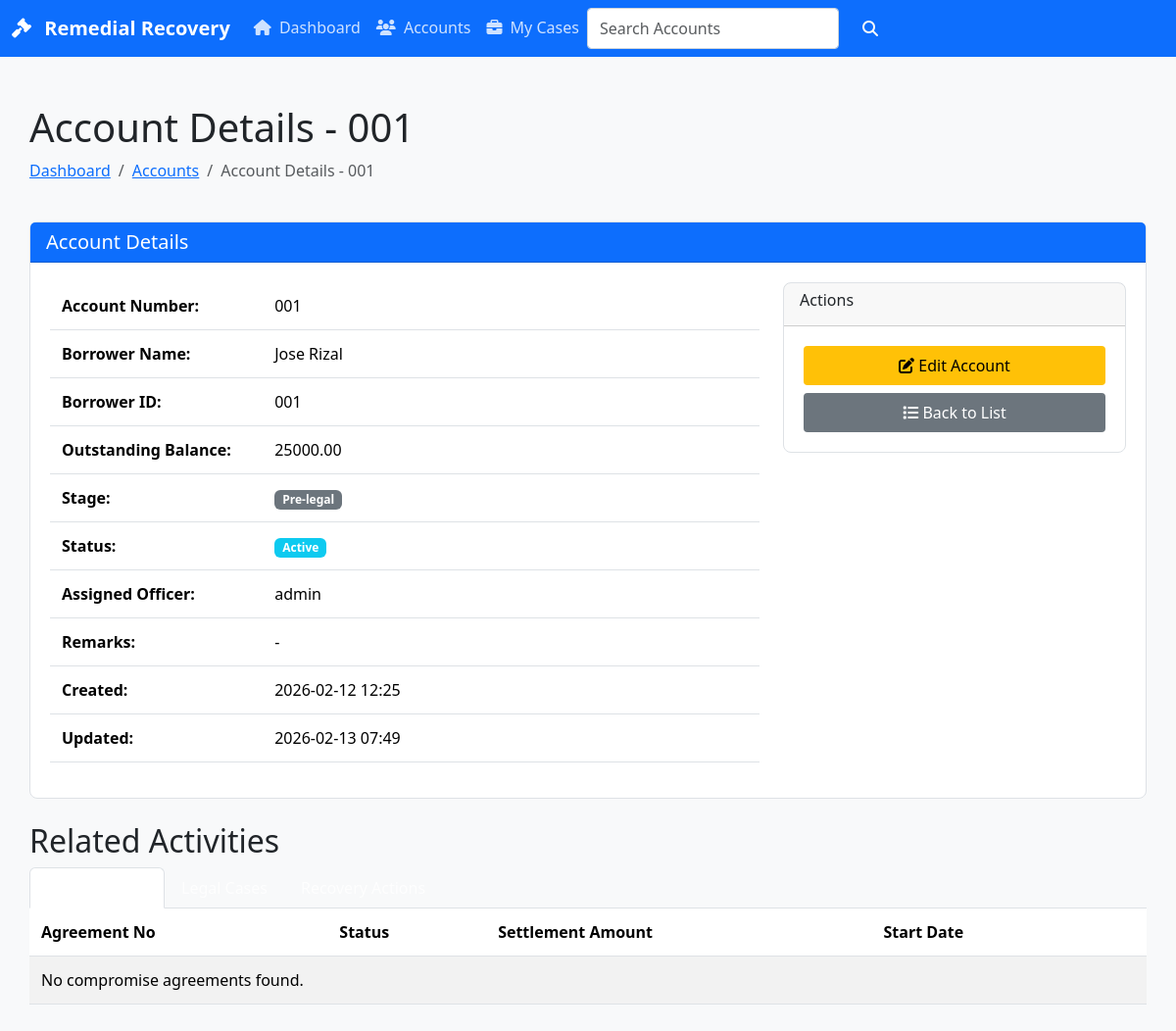
The page /remedial/accounts/a7403330-642c-4b9f-b8b4-d79a9cedd6c4/ on the database its author committed.
### apps/remedial/models.py (models this page shows, shortened)
class RemedialAccount(TenantAwareModel, TimeStampedModel):
    id = models.UUIDField(primary_key=True, default=uuid.uuid4, editable=False)
    loan_account_no = models.CharField(max_length=64, unique=True)
    borrower_name = models.CharField(max_length=255)
    borrower_id_ref = models.CharField(max_length=64, blank=True)
    outstanding_balance_ref = models.DecimalField(max_digits=14, decimal_places=2, null=True, blank=True)
    stage = models.CharField(max_length=20, choices=RemedialStage.choices, default=RemedialStage.PRE_LEGAL)
    status = models.CharField(max_length=20, choices=RemedialStatus.choices, default=RemedialStatus.ACTIVE)
    assigned_officer = models.ForeignKey(
        settings.AUTH_USER_MODEL,
        on_delete=models.PROTECT,
        null=True,
        blank=True,
        related_name="assigned_remedial_accounts",
    )
    closed_at = models.DateTimeField(null=True, blank=True)
    remarks = models.TextField(blank=True)
    metadata = models.JSONField(default=dict, blank=True)
    class Meta:
        indexes = [
            models.Index(fields=["stage", "status"]),
            models.Index(fields=["assigned_officer", "stage"]),
        ]

### apps/remedial/views.py (the view)
# urls.py: path("accounts/<uuid:pk>/", views.AccountDetailView.as_view(), name="account-detail"),
class AccountDetailView(DetailView):
    model = models.RemedialAccount
    template_name = 'remedial/account_detail.html'
    context_object_name = 'account'
    def get_queryset(self):
        return models.RemedialAccount.objects.filter(tenant=self.request.tenant).prefetch_related(
            'compromise_agreements',
            'legal_cases',
            'recovery_actions'
        )
    def get_context_data(self, **kwargs):
        context = super().get_context_data(**kwargs)
        account = self.get_object()
        context['compromises'] = account.compromise_agreements.all()
        context['legal_cases'] = account.legal_cases.all()
        context['recovery_actions'] = account.recovery_actions.all()
        context['title'] = f'Account Details - {self.object.loan_account_no}'
        context['active_page'] = 'accounts'
        return context

### templates/remedial/account_detail.html (shortened to what this page needs)
{% extends "base.html" %}
{% block content %}
<div class="container py-4">
    <div class="row mb-4">
        <div class="col">
            <h1>{{ title }}</h1>
            <nav aria-label="breadcrumb">
                <ol class="breadcrumb">
                    <li class="breadcrumb-item"><a href="{% url 'remedial:dashboard' %}">Dashboard</a></li>
                    <li class="breadcrumb-item"><a href="{% url 'remedial:remedialaccount-list' %}">Accounts</a></li>
                    <li class="breadcrumb-item active" aria-current="page">{{ title }}</li>
                </ol>
            </nav>
        </div>
    </div>
    <div class="card">
        <div class="card-header bg-primary text-white">
            <h5 class="mb-0">Account Details</h5>
        </div>
        <div class="card-body">
            <div class="row">
                <div class="col-md-8">
                    <table class="table table-borderless">
                        <tr>
                            <th style="width: 30%;">Account Number:</th>
                            <td>{{ account.loan_account_no }}</td>
                        </tr>
                        <tr>
                            <th>Borrower Name:</th>
                            <td>{{ account.borrower_name }}</td>
                        </tr>
                        <tr>
                            <th>Borrower ID:</th>
                            <td>{{ account.borrower_id_ref }}</td>
                        </tr>
                        <tr>
                            <th>Outstanding Balance:</th>
                            <td>{{ account.outstanding_balance_ref }}</td>
                        </tr>
                        <tr>
                            <th>Stage:</th>
                            <td>
                                <span class="badge bg-secondary">{{ account.get_stage_display }}</span>
                            </td>
                        </tr>
                        <tr>
                            <th>Status:</th>
                            <td>
                                <span class="badge bg-info">{{ account.get_status_display }}</span>
                            </td>
                        </tr>
                        <tr>
                            <th>Assigned Officer:</th>
                            <td>{{ account.assigned_officer }}</td>
                        </tr>
                        <tr>
                            <th>Remarks:</th>
                            <td>{{ account.remarks|default:"-" }}</td>
                        </tr>
                        <tr>
                            <th>Created:</th>
                            <td>{{ account.created_at|date:"Y-m-d H:i" }}</td>
                        </tr>
                        <tr>
                            <th>Updated:</th>
                            <td>{{ account.updated_at|date:"Y-m-d H:i" }}</td>
                        </tr>
                    </table>
                </div>
                <div class="col-md-4">
                    <div class="card">
                        <div class="card-header">
                            <h6>Actions</h6>
                        </div>
                        <div class="card-body">
                            <div class="d-grid gap-2">
                                <a href="{% url 'remedial:account-update' account.pk %}" class="btn btn-warning">
                                    <i class="fas fa-edit"></i> Edit Account
                                </a>
                                <a href="{% url 'remedial:remedialaccount-list' %}" class="btn btn-secondary">
                                    <i class="fas fa-list"></i> Back to List
                                </a>
                            </div>
                        </div>
                    </div>
                </div>
            </div>
        </div>
    </div>
    <div class="mt-4">
        <h2>Related Activities</h2>
        <ul class="nav nav-tabs" id="myTab" role="tablist">
            <li class="nav-item" role="presentation">
                <button class="nav-link active" id="compromises-tab" data-bs-toggle="tab" data-bs-target="#compromises" type="button" role="tab" aria-controls="compromises" aria-selected="true">Compromises</button>
            </li>
            <li class="nav-item" role="presentation">
                <button class="nav-link" id="legal-cases-tab" data-bs-toggle="tab" data-bs-target="#legal-cases" type="button" role="tab" aria-controls="legal-cases" aria-selected="false">Legal Cases</button>
            </li>
            <li class="nav-item" role="presentation">
                <button class="nav-link" id="recovery-actions-tab" data-bs-toggle="tab" data-bs-target="#recovery-actions" type="button" role="tab" aria-controls="recovery-actions" aria-selected="false">Recovery Actions</button>
            </li>
        </ul>
        <div class="tab-content" id="myTabContent">
            <div class="tab-pane fade show active" id="compromises" role="tabpanel" aria-labelledby="compromises-tab">
                {% include "remedial/partials/compromise_table.html" with compromises=compromises %}
            </div>
        </div>
    </div>
</div>
{% endblock %}

### templates/base.html (style rules this page uses)
.container { max-width: 1200px; margin: 0 auto; padding: 0 15px; }
.nav-link { color: rgba(255,255,255,0.8) !important; }
.nav-link:hover, .nav-link.active { color: white !important; }
.btn { padding: 8px 16px; border-radius: 4px; border: none; cursor: pointer; font-weight: 500; }
.card { border: 1px solid #dee2e6; border-radius: 8px; margin-bottom: 20px; }
.card-body { padding: 20px; }
.table { width: 100%; border-collapse: collapse; }
.table th, .table td { padding: 12px; text-align: left; border-bottom: 1px solid #dee2e6; }
.badge { display: inline-block; padding: 4px 8px; font-size: 12px; font-weight: 600; }

### rows shown on the page
RemedialAccount: loan_account_no "001", borrower_name "Jose Rizal", borrower_id_ref "001", outstanding_balance_ref "25000.00", stage "Pre-legal", status "Active", assigned_officer "admin", remarks "-", created_at "2026-02-12 12:25", updated_at "2026-02-13 07:49"

### other values the page prints
{{ title }} "Account Details - 001"
